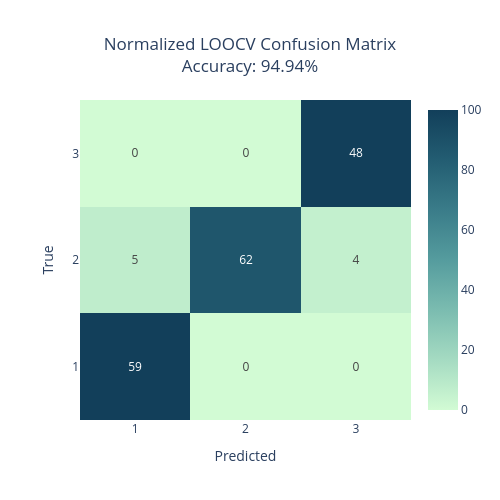

This figure's notebook cell:
### Code cell
# Part 3

nfeatures = (features - features.min(axis=0)) / (features.max(axis=0) - features.min(axis=0))
NLOOCV = lambda x, i: NN(x, drop(nfeatures, i), drop(labels, i))

predictions = np.array([NLOOCV(x, i) for i, x in enumerate(nfeatures)])
display_confusion_matrix(labels, predictions, title="Normalized LOOCV Confusion Matrix")

### Figure 1 — Plotly figure (JSON) as saved in the notebook; plotly's stock layout.template omitted (floating-point values rounded to 4 significant figures)
{"data": [{"colorscale": [[0, "rgb(210, 251, 212)"], [0.1667, "rgb(165, 219, 194)"], [0.3333, "rgb(123, 188, 176)"], [0.5, "rgb(85, 156, 158)"], [0.6667, "rgb(58, 124, 137)"], [0.8333, "rgb(35, 93, 114)"], [1, "rgb(18, 63, 90)"]], "showscale": true, "text": [[59, 0, 0], [5, 62, 4], [0, 0, 48]], "texttemplate": "%{text}", "type": "heatmap", "x": ["1", "2", "3"], "y": ["1", "2", "3"], "z": [[100, 0, 0], [7.042, 87.32, 5.634], [0, 0, 100]]}], "layout": {"height": 500, "title": {"text": "Normalized LOOCV Confusion Matrix<br>Accuracy: 94.94%", "x": 0.5}, "width": 500, "xaxis": {"title": {"text": "Predicted"}}, "yaxis": {"title": {"text": "True"}}}}
